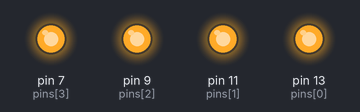
The sketch below on a simulated Arduino Uno, built with avr-gcc and run on an emulated ATmega328P. Parts: output pins drawn as LEDs (lit = HIGH).

Above: at 0.5 s.
At 3.5 s:
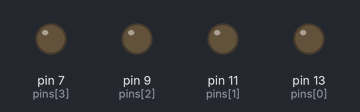
Timing chart, 0 to 4.6 s (numbered marks = the images above):
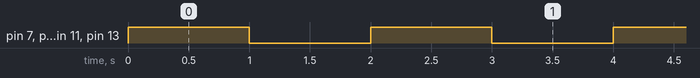

Measured:
- by itself, pin 7 (pins[3]), pin 9 (pins[2]), pin 11 (pins[1]), pin 13 (pins[0]): alternates HIGH for 1.0 s and LOW for 1.0 s

The sketch:

working.ino
```cpp
int pins[] = {13, 11, 9, 7};

void setup() {
  for (int i = 0; i < 4; i++) pinMode(pins[i], OUTPUT);
}
void loop() {
  for (int i = 0; i < 4; i++) digitalWrite(pins[i], HIGH);
  delay(1000);
  for (int i = 0; i < 4; i++) digitalWrite(pins[i], LOW);
  delay(1000);
}
```
